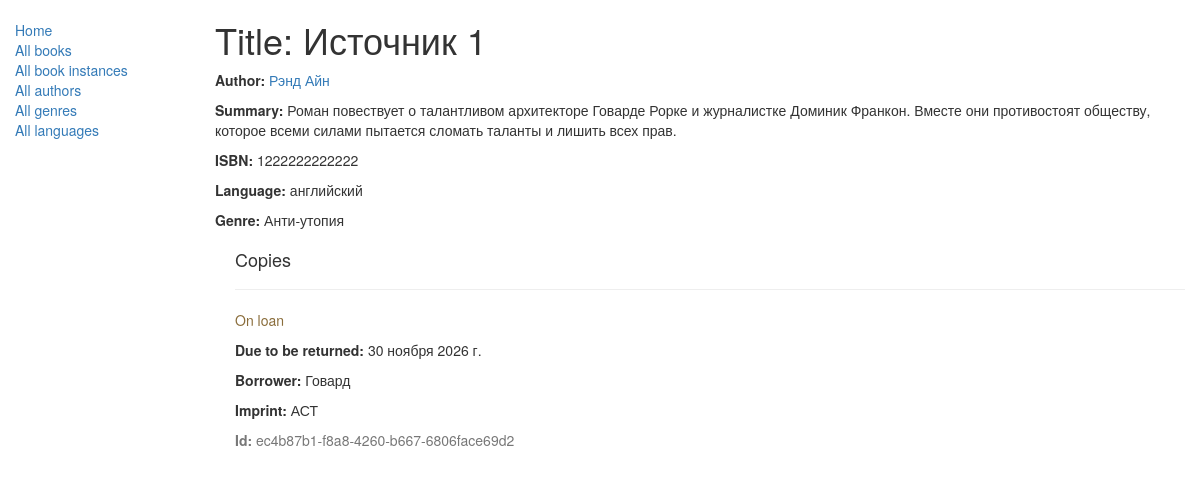
The app's page /catalog/book/5, older data.
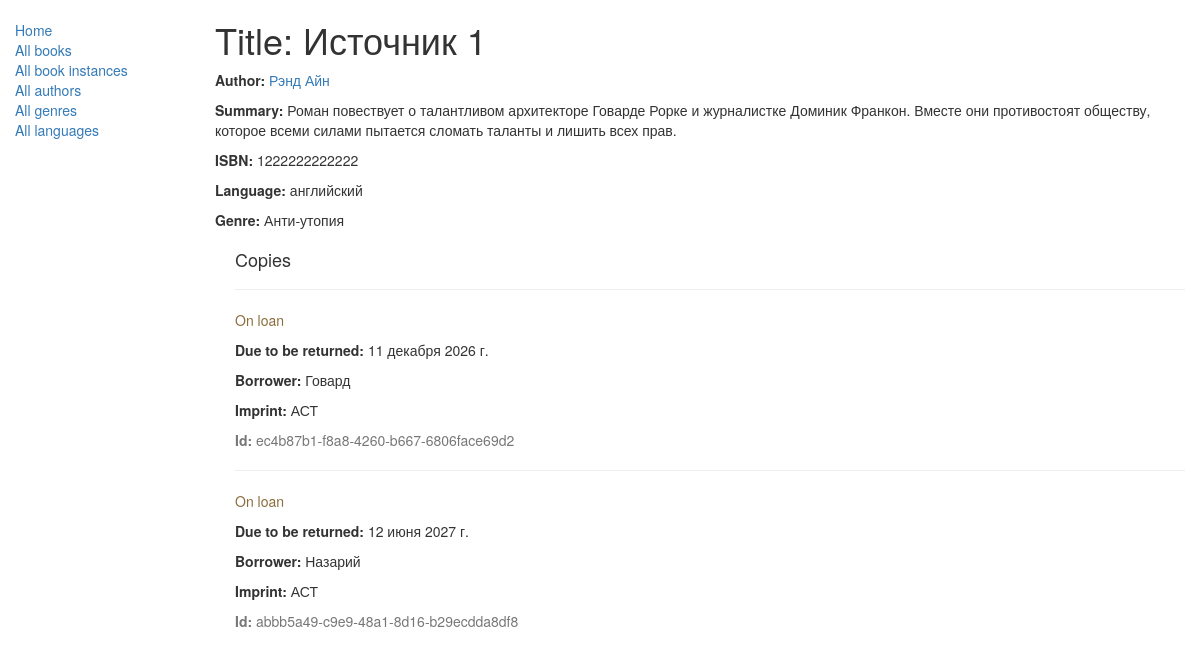
The same page, newer data.
### catalog/models.py (models this page shows, shortened)
class Genre(models.Model):
    name = models.CharField(max_length=200, help_text = "Добавьте название жанра (например: Фантастика).")
    def __str__(self):
        return self.name

class BookInstance(models.Model):
    id = models.UUIDField(primary_key=True, default=uuid.uuid4, help_text="Уникальный идентификатор для конкретной книги.")
    book = models.ForeignKey('Book', on_delete=models.SET_NULL, null=True)
    imprint = models.CharField(max_length=200)
    due_back = models.DateField(null=True, blank=True)
    borrower = models.ForeignKey(settings.AUTH_USER_MODEL, on_delete=models.SET_NULL, null=True, blank=True)
    LOAN_STATUS = (
        ('m', 'Maintenance'),
        ('o', 'On loan'),
        ('a', 'Available'),
        ('r', 'Reserved'),
    )
    status = models.CharField(max_length=1, choices=LOAN_STATUS, blank=True, default='m', help_text="Наличие книги.")
    class Meta:
        ordering = ('due_back',)
        permissions = (("can_mark_returned", "Set book as returned"),)

### catalog/views.py (the view)
# urls.py: path('book/<int:pk>', views.BookDetailView.as_view(), name='book-detail'),
class BookDetailView(generic.DetailView):
    model = Book
    template_name = 'catalog/book_detail.html'

### catalog/models.py (called while the page is built)
    def get_absolute_url(self):
        return reverse('author-detail', args=[str(self.id)])

    def __str__(self):
        return '%s %s' % (self.last_name, self.first_name)

    def __str__(self):
        return self.name

### catalog/templates/catalog/book_detail.html (shortened to what this page needs)
{% extends "base_generic.html" %}
{% block sidebar %}
  {{ block.super }}
{% endblock %}
{% block content %}
  <h1>Title: {{ book.title }}</h1>
  <p><strong>Author:</strong> <a href="{{ book.author.get_absolute_url }}">{{ book.author }}</a></p>
  <p><strong>Summary:</strong> {{ book.summary }}</p>
  <p><strong>ISBN:</strong> {{ book.isbn }}</p>
  <p><strong>Language:</strong> {{ book.language }}</p>
  <p><strong>Genre:</strong> {% for genre in book.genre.all %} {{ genre }}{% if not forloop.last %}, {% endif %}{% endfor %}</p>
  <div style="margin-left:20px;margin-top:20px">
    <h4>Copies</h4>
    {% for copy in book.bookinstance_set.all %}
    <hr>
    <p class="{% if copy.status == 'a' %}text-success{% elif copy.status == 'd' %}text-danger{% else %}text-warning{% endif %}">{{ copy.get_status_display }}</p>
    {% if copy.status != 'a' %}<p><strong>Due to be returned:</strong> {{copy.due_back}}</p>{% endif %}
    {% if copy.status != 'a' %}<p><strong>Borrower:</strong> {{copy.borrower}}</p>{% endif %}
    <p><strong>Imprint:</strong> {{copy.imprint}}</p>
    <p class="text-muted"><strong>Id:</strong> {{copy.id}}</p>
    {% endfor %}
  </div>
{% endblock %}

Row changes from the older to the newer data that the page shows:
changed BookInstance "ec4b87b1-f8a8-4260-b667-6806face69d2": due_back "30 ноября 2026 г." → "11 декабря 2026 г."
added BookInstance: status "On loan", due_back "12 июня 2027 г.", borrower "Назарий", imprint "АСТ", id "abbb5a49-c9e9-48a1-8d16-b29ecdda8df8"
